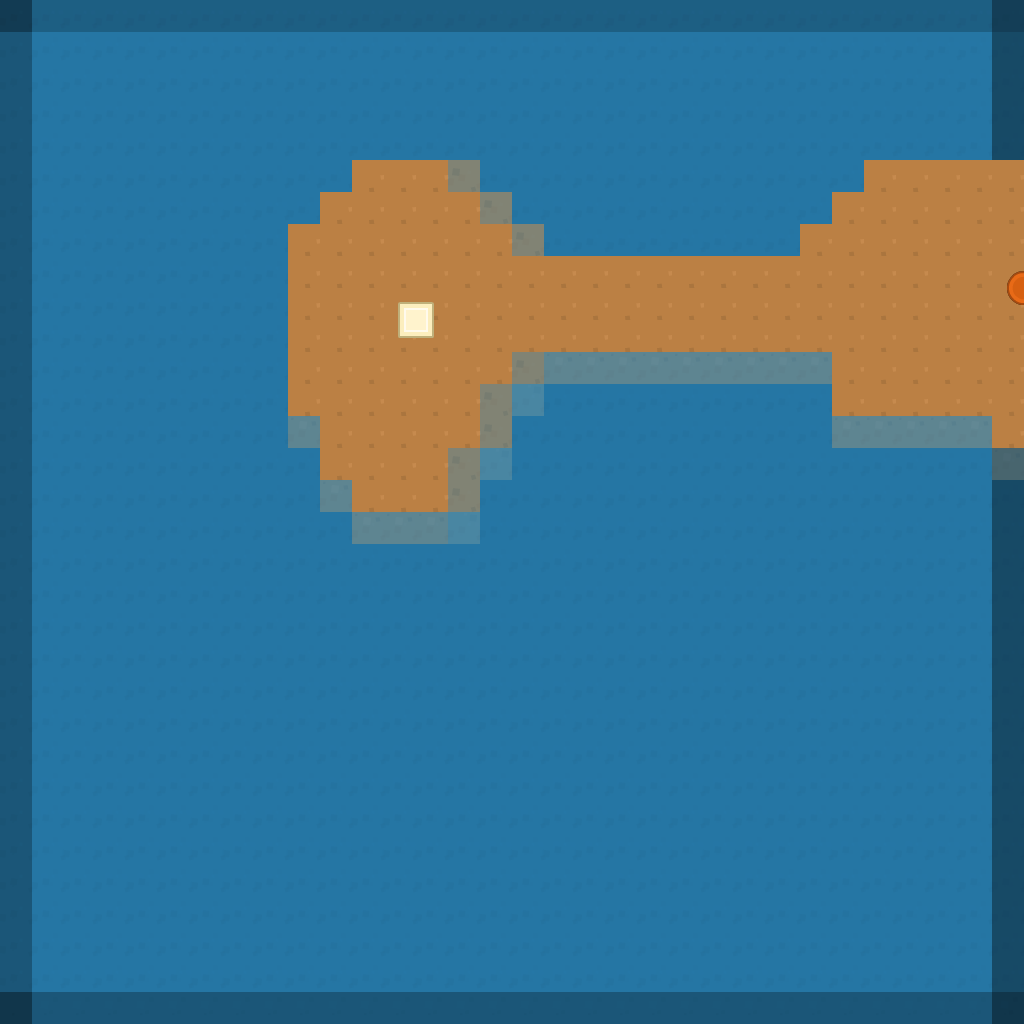

A 2D game scene composited from a Tiled map and its tileset images. What follows is a short description and the map's XML, with every tile layer's data as written:
An orthogonal 32x32 tile map with 32x32 px tiles, 2 tile layers (Kachelebene 1, PlayerStart) and 1 object.

<map version="1.0" orientation="orthogonal" renderorder="right-down" width="32" height="32" tilewidth="32" tileheight="32" nextobjectid="1">
 <tileset firstgid="1" name="tilesheet_complete_2" tilewidth="64" tileheight="64" tilecount="540" columns="27">
  <image source="Topdown Shooter/Tilesheet/tilesheet_complete_2.png" width="1728" height="1280" />
  <tile id="132">
   <properties>
    <property name="type" value="startpoint" />
   </properties>
   <objectgroup draworder="index" />
  </tile>
  <tile id="315">
   <properties>
    <property name="map_name" value="Dungeon1" />
    <property name="map_x" type="int" value="-15" />
    <property name="map_y" type="int" value="6" />
    <property name="type" value="teleporter" />
   </properties>
   <objectgroup draworder="index">
    <object id="0" x="0" y="0" width="64" height="64" />
   </objectgroup>
  </tile>
 </tileset>
 <layer name="Kachelebene 1" width="32" height="32">
  <data encoding="csv">
20,20,20,20,20,20,20,20,20,20,20,20,20,20,20,20,20,20,20,20,20,20,20,20,20,20,20,20,20,20,20,20,
20,20,20,20,20,20,20,20,20,20,20,20,20,20,20,20,20,20,20,20,20,20,20,20,20,20,20,20,20,20,20,20,
20,20,20,20,20,20,20,20,20,20,20,20,20,20,20,20,20,20,20,20,20,20,20,20,20,20,20,20,20,20,20,20,
20,20,20,20,20,20,20,20,20,20,20,20,20,20,20,20,20,20,20,20,20,20,20,20,20,20,20,20,20,20,20,20,
20,20,20,20,20,20,20,20,20,20,20,20,20,20,20,20,20,20,20,20,20,20,20,20,20,20,20,20,20,20,20,20,
20,20,20,20,20,20,20,20,20,20,20,20,20,20,20,20,20,20,20,20,20,20,20,20,20,20,20,20,20,20,20,20,
20,20,20,20,20,20,20,20,20,20,20,5,5,5,20,20,20,20,20,20,20,20,20,20,20,20,20,5,5,5,5,5,
20,20,20,20,20,20,20,20,20,20,5,5,5,5,5,20,20,20,20,20,20,20,20,20,20,20,5,5,5,5,5,5,
20,20,20,20,20,20,20,20,20,5,5,5,5,5,5,5,20,20,20,20,20,20,20,20,20,5,5,5,5,5,5,5,
20,20,20,20,20,20,20,20,20,5,5,5,5,5,5,5,5,5,5,5,5,5,5,5,5,5,5,5,5,5,5,5,
20,20,20,20,20,20,20,20,20,5,5,5,5,5,5,5,5,5,5,5,5,5,5,5,5,5,5,5,5,5,5,5,
20,20,20,20,20,20,20,20,20,5,5,5,5,5,5,5,5,5,5,5,5,5,5,5,5,5,5,5,5,5,5,5,
20,20,20,20,20,20,20,20,20,5,5,5,5,5,5,5,20,20,20,20,20,20,20,20,20,20,5,5,5,5,5,5,
20,20,20,20,20,20,20,20,20,5,5,5,5,5,5,20,20,20,20,20,20,20,20,20,20,20,5,5,5,5,5,5,
20,20,20,20,20,20,20,20,20,20,5,5,5,5,5,20,20,20,20,20,20,20,20,20,20,20,20,20,20,20,20,5,
20,20,20,20,20,20,20,20,20,20,5,5,5,5,20,20,20,20,20,20,20,20,20,20,20,20,20,20,20,20,20,20,
20,20,20,20,20,20,20,20,20,20,20,5,5,5,20,20,20,20,20,20,20,20,20,20,20,20,20,20,20,20,20,20,
20,20,20,20,20,20,20,20,20,20,20,20,20,20,20,20,20,20,20,20,20,20,20,20,20,20,20,20,20,20,20,20,
20,20,20,20,20,20,20,20,20,20,20,20,20,20,20,20,20,20,20,20,20,20,20,20,20,20,20,20,20,20,20,20,
20,20,20,20,20,20,20,20,20,20,20,20,20,20,20,20,20,20,20,20,20,20,20,20,20,20,20,20,20,20,20,20,
20,20,20,20,20,20,20,20,20,20,20,20,20,20,20,20,20,20,20,20,20,20,20,20,20,20,20,20,20,20,20,20,
20,20,20,20,20,20,20,20,20,20,20,20,20,20,20,20,20,20,20,20,20,20,20,20,20,20,20,20,20,20,20,20,
20,20,20,20,20,20,20,20,20,20,20,20,20,20,20,20,20,20,20,20,20,20,20,20,20,20,20,20,20,20,20,20,
20,20,20,20,20,20,20,20,20,20,20,20,20,20,20,20,20,20,20,20,20,20,20,20,20,20,20,20,20,20,20,20,
20,20,20,20,20,20,20,20,20,20,20,20,20,20,20,20,20,20,20,20,20,20,20,20,20,20,20,20,20,20,20,20,
20,20,20,20,20,20,20,20,20,20,20,20,20,20,20,20,20,20,20,20,20,20,20,20,20,20,20,20,20,20,20,20,
20,20,20,20,20,20,20,20,20,20,20,20,20,20,20,20,20,20,20,20,20,20,20,20,20,20,20,20,20,20,20,20,
20,20,20,20,20,20,20,20,20,20,20,20,20,20,20,20,20,20,20,20,20,20,20,20,20,20,20,20,20,20,20,20,
20,20,20,20,20,20,20,20,20,20,20,20,20,20,20,20,20,20,20,20,20,20,20,20,20,20,20,20,20,20,20,20,
20,20,20,20,20,20,20,20,20,20,20,20,20,20,20,20,20,20,20,20,20,20,20,20,20,20,20,20,20,20,20,20,
20,20,20,20,20,20,20,20,20,20,20,20,20,20,20,20,20,20,20,20,20,20,20,20,20,20,20,20,20,20,20,20,
20,20,20,20,20,20,20,20,20,20,20,20,20,20,20,20,20,20,20,20,20,20,20,20,20,20,20,20,20,20,20,20
</data>
 </layer>
 <layer name="PlayerStart" width="32" height="32">
  <data encoding="csv">
0,0,0,0,0,0,0,0,0,0,0,0,0,0,0,0,0,0,0,0,0,0,0,0,0,0,0,0,0,0,0,0,
0,0,0,0,0,0,0,0,0,0,0,0,0,0,0,0,0,0,0,0,0,0,0,0,0,0,0,0,0,0,0,0,
0,0,0,0,0,0,0,0,0,0,0,0,0,0,0,0,0,0,0,0,0,0,0,0,0,0,0,0,0,0,0,0,
0,0,0,0,0,0,0,0,0,0,0,0,0,0,0,0,0,0,0,0,0,0,0,0,0,0,0,0,0,0,0,0,
0,0,0,0,0,0,0,0,0,0,0,0,0,0,0,0,0,0,0,0,0,0,0,0,0,0,0,0,0,0,0,0,
0,0,0,0,0,0,0,0,0,0,0,0,0,0,0,0,0,0,0,0,0,0,0,0,0,0,0,0,0,0,0,0,
0,0,0,0,0,0,0,0,0,0,0,0,0,0,0,0,0,0,0,0,0,0,0,0,0,0,0,0,0,0,0,0,
0,0,0,0,0,0,0,0,0,0,0,0,0,0,0,0,0,0,0,0,0,0,0,0,0,0,0,0,0,0,0,0,
0,0,0,0,0,0,0,0,0,0,0,0,0,0,0,0,0,0,0,0,0,0,0,0,0,0,0,0,0,0,0,0,
0,0,0,0,0,0,0,0,0,0,0,0,0,0,0,0,0,0,0,0,0,0,0,0,0,0,0,0,0,0,0,316,
0,0,0,0,0,0,0,0,0,0,0,0,133,0,0,0,0,0,0,0,0,0,0,0,0,0,0,0,0,0,0,0,
0,0,0,0,0,0,0,0,0,0,0,0,0,0,0,0,0,0,0,0,0,0,0,0,0,0,0,0,0,0,0,0,
0,0,0,0,0,0,0,0,0,0,0,0,0,0,0,0,0,0,0,0,0,0,0,0,0,0,0,0,0,0,0,0,
0,0,0,0,0,0,0,0,0,0,0,0,0,0,0,0,0,0,0,0,0,0,0,0,0,0,0,0,0,0,0,0,
0,0,0,0,0,0,0,0,0,0,0,0,0,0,0,0,0,0,0,0,0,0,0,0,0,0,0,0,0,0,0,0,
0,0,0,0,0,0,0,0,0,0,0,0,0,0,0,0,0,0,0,0,0,0,0,0,0,0,0,0,0,0,0,0,
0,0,0,0,0,0,0,0,0,0,0,0,0,0,0,0,0,0,0,0,0,0,0,0,0,0,0,0,0,0,0,0,
0,0,0,0,0,0,0,0,0,0,0,0,0,0,0,0,0,0,0,0,0,0,0,0,0,0,0,0,0,0,0,0,
0,0,0,0,0,0,0,0,0,0,0,0,0,0,0,0,0,0,0,0,0,0,0,0,0,0,0,0,0,0,0,0,
0,0,0,0,0,0,0,0,0,0,0,0,0,0,0,0,0,0,0,0,0,0,0,0,0,0,0,0,0,0,0,0,
0,0,0,0,0,0,0,0,0,0,0,0,0,0,0,0,0,0,0,0,0,0,0,0,0,0,0,0,0,0,0,0,
0,0,0,0,0,0,0,0,0,0,0,0,0,0,0,0,0,0,0,0,0,0,0,0,0,0,0,0,0,0,0,0,
0,0,0,0,0,0,0,0,0,0,0,0,0,0,0,0,0,0,0,0,0,0,0,0,0,0,0,0,0,0,0,0,
0,0,0,0,0,0,0,0,0,0,0,0,0,0,0,0,0,0,0,0,0,0,0,0,0,0,0,0,0,0,0,0,
0,0,0,0,0,0,0,0,0,0,0,0,0,0,0,0,0,0,0,0,0,0,0,0,0,0,0,0,0,0,0,0,
0,0,0,0,0,0,0,0,0,0,0,0,0,0,0,0,0,0,0,0,0,0,0,0,0,0,0,0,0,0,0,0,
0,0,0,0,0,0,0,0,0,0,0,0,0,0,0,0,0,0,0,0,0,0,0,0,0,0,0,0,0,0,0,0,
0,0,0,0,0,0,0,0,0,0,0,0,0,0,0,0,0,0,0,0,0,0,0,0,0,0,0,0,0,0,0,0,
0,0,0,0,0,0,0,0,0,0,0,0,0,0,0,0,0,0,0,0,0,0,0,0,0,0,0,0,0,0,0,0,
0,0,0,0,0,0,0,0,0,0,0,0,0,0,0,0,0,0,0,0,0,0,0,0,0,0,0,0,0,0,0,0,
0,0,0,0,0,0,0,0,0,0,0,0,0,0,0,0,0,0,0,0,0,0,0,0,0,0,0,0,0,0,0,0,
0,0,0,0,0,0,0,0,0,0,0,0,0,0,0,0,0,0,0,0,0,0,0,0,0,0,0,0,0,0,0,0
</data>
 </layer>
</map>
